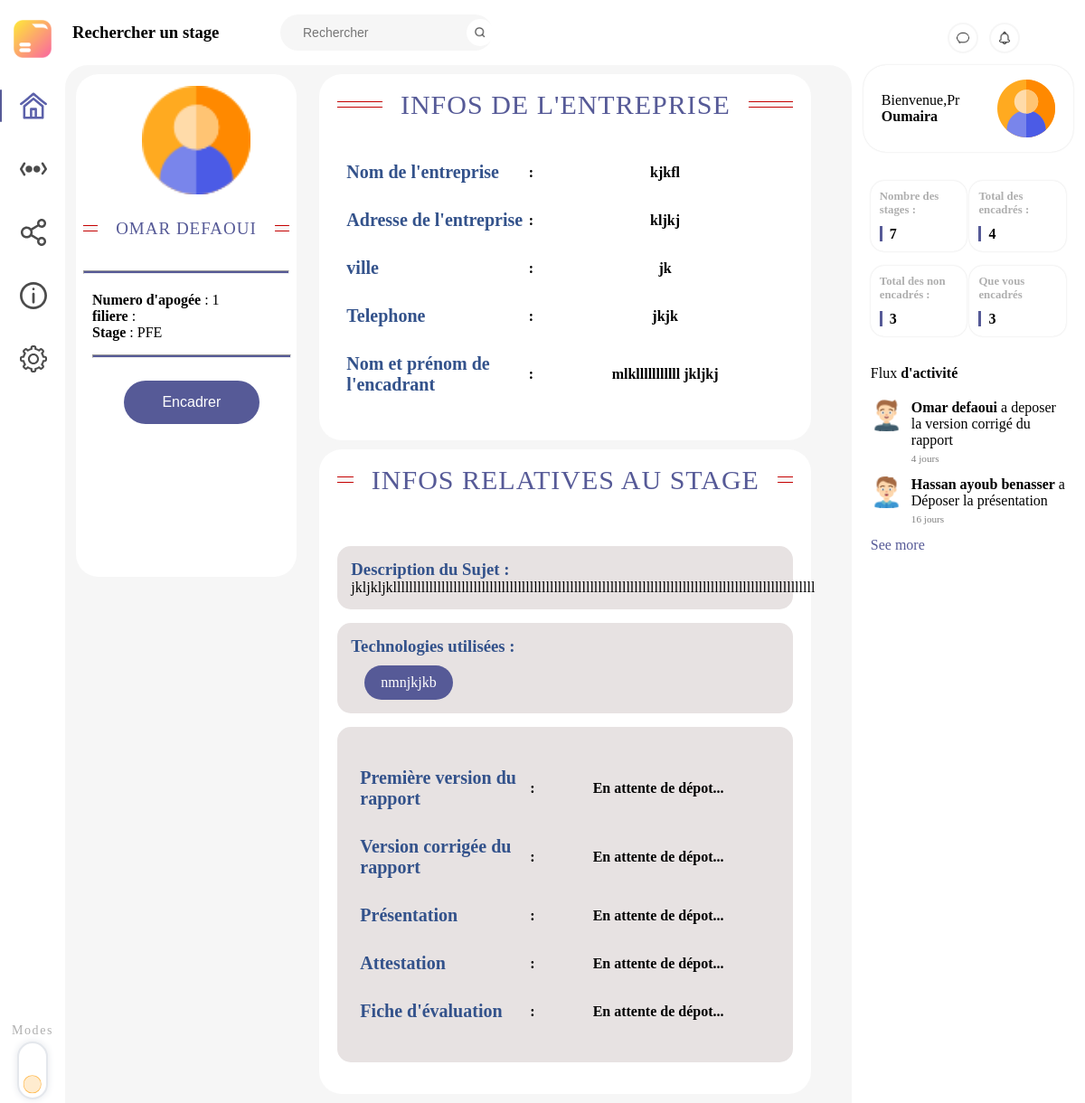
The page /enseignant/visualiser_stage.php?id_stage=10 (signed in) on the database its author committed.
### tables this page shows
CREATE TABLE `etudiant` (
  `id_etudiant` int(15) NOT NULL,
  `prenom` varchar(30) NOT NULL,
  `nom` varchar(30) NOT NULL,
  `email` varchar(50) NOT NULL,
  `code` varchar(25) NOT NULL,
  `photo` varchar(80) DEFAULT NULL,
  `Filière` varchar(25) NOT NULL
);

CREATE TABLE `stage` (
  `id_stage` int(15) NOT NULL,
  `intitule_sujet` varchar(30) DEFAULT NULL,
  `description_sujet` varchar(300) DEFAULT NULL,
  `technologies` varchar(90) DEFAULT NULL,
  `premiere_version` varchar(200) DEFAULT NULL,
  `version_corrige` varchar(200) DEFAULT NULL,
  `presentation` varchar(200) DEFAULT NULL,
  `attestation_stage` varchar(200) DEFAULT NULL,
  `fiche_evalution` varchar(200) DEFAULT NULL,
  `nom_encadrant` varchar(200) DEFAULT NULL,
  `prenom_encardrant` varchar(30) DEFAULT NULL,
  `note` int(10) DEFAULT NULL,
  `est_valide` tinyint(1) DEFAULT 0,
  `type` varchar(10) DEFAULT NULL,
  `id_enseignant` int(20) DEFAULT NULL,
  `id_entreprise` int(20) DEFAULT NULL,
  `id_etudiant` int(20) DEFAULT NULL,
  `duree` int(3) DEFAULT NULL,
  `nom_binome` varchar(20) DEFAULT NULL,
  `prenom_binome` varchar(20) DEFAULT NULL,
  `photo_binome` varchar(80) DEFAULT NULL,
  `creation_date` date DEFAULT NULL
);

CREATE TABLE `entreprise` (
  `id_entreprise` int(20) NOT NULL,
  `nom_entreprise` varchar(30) NOT NULL,
  `adresse` varchar(30) DEFAULT NULL,
  `ville` varchar(30) DEFAULT NULL,
  `tel` varchar(30) DEFAULT NULL
);

CREATE TABLE `enseignant` (
  `id_enseignant` int(20) NOT NULL,
  `prenom_enseignant` varchar(30) NOT NULL,
  `nom_enseignant` varchar(30) NOT NULL,
  `email` varchar(30) NOT NULL,
  `code` varchar(30) NOT NULL,
  `photo` varchar(30) NOT NULL
);

### enseignant/visualiser_stage.php (the view, shortened to what the rows shown need)
<?php
if(isset($_SESSION["id"])){
    include("connexion.php");
    $id_enseignant = $_SESSION["id"];
     $requette1="SELECT *from enseignant where id_enseignant='$id_enseignant'";
     $requette2 = mysqli_query($link,$requette1);
     $requette3 = mysqli_fetch_assoc($requette2);
     $nom=$requette3['nom_enseignant'];
    if(isset($_GET['id_stage'])){
     $id_stage = $_GET['id_stage'];
     $requetteStage = "SELECT * FROM stage WHERE id_stage = $id_stage";
     $resultatStage = mysqli_query($link, $requetteStage);
     $dataStage = mysqli_fetch_assoc($resultatStage);
     $id_stage = $dataStage['id_stage'];
     $description_sujet = $dataStage['description_sujet'];
     $technologies = $dataStage['technologies'];
     $techs = explode(",",$technologies);
     $premiere_version = $dataStage['premiere_version'];
     $version_corrige = $dataStage['version_corrige'];
     $presentation = $dataStage['presentation'];
     $attestation_stage = $dataStage['attestation_stage'];
     $fiche_evalution = $dataStage['fiche_evalution'];
     $nom_encadrant = $dataStage['nom_encadrant'];
     $prenom_encardrant = $dataStage['prenom_encardrant'];
     $type = $dataStage['type'];
     $id_enseignant1 = $dataStage['id_enseignant'];
     $id_entreprise = $dataStage['id_entreprise'];
    $requettestudent= "SELECT *from etudiant where id_etudiant in(select id_etudiant from stage where id_stage=$id_stage) ";
    $resultatstudent = mysqli_query($link,$requettestudent);
    $datastudent = mysqli_fetch_assoc($resultatstudent);
    $filiere =$datastudent['filiere'];
    $nom_etudiant = $datastudent['nom'];
    $prenom_etudiant = $datastudent['prenom'];
    $id_student = $datastudent['id_etudiant'];
         $requetteEntreprise = "SELECT * FROM entreprise WHERE id_entreprise = $id_entreprise";
         $resultatEntreprise = mysqli_query($link, $requetteEntreprise);
         $dataEntreprise = mysqli_fetch_assoc($resultatEntreprise);
             $nom_entreprise = $dataEntreprise['nom_entreprise'];
             $adresse_entreprise = $dataEntreprise['adresse'];
             $ville_entreprise = $dataEntreprise['ville'];
             $tel_entreprise = $dataEntreprise['tel'];
    }}
     else{
         header("location:login.php");
     }
     ?>
<!DOCTYPE html>
<html lang="en">
<head>
    <link rel="stylesheet" href="style_accueil_nav.css">
    <link rel="stylesheet" href="style_visualiser_stage.css">
    <link rel="stylesheet" href="right_section.css">
    <link rel="stylesheet" href="../main_style.css">
</head>
<body>
    <div id="content">
        <main>
                <div class="etudiant">
                    <div class="seven1">
                    <img src="../assets/local_assets/images/user_icon.png" alt="user_icon" class="user_icon">
                    <h2 style="font-family: 'Raleway';"><?php echo $prenom_etudiant.' '. $nom_etudiant ?> </h2>
                    </div>
                 <div class=center>
                 <div class='infor'>
                     <p> <strong> Numero d'apogée</strong> : <?php echo $id_student ?></p>
                     <p> <strong>filiere </strong>: <?php echo $filiere?></p>
                     <p> <strong> Stage</strong> : <?php echo $type ?></p>
                     <?php
                                 if($id_enseignant1== NULL){
                                    echo " <hr class='m'>
                                    <form action='' method='POST'>
                                    <button type='submit' name='encadrer' class='button'>Encadrer</button>
                                    </form>";
                                }
                                ?>
                    </div>
                 </div>
                </div>
                <div class="lefty">
                <div class="entreprise">
                <div class="seven">
                    <h2>Infos de l'entreprise</h2>
                    </div>
                    <table>
                        <tr>
                            <th class="cont">Nom de l'entreprise </th>
                            <th>:</th>
                            <th class="conte"><?php echo $nom_entreprise ?> </th>
                        </tr>
                        <tr>
                            <th class="cont">Adresse de l'entreprise </th>
                            <th>:</th>
                            <th class="conte"><?php echo $adresse_entreprise ?></th>
                        </tr>
                        <tr>
                            <th class="cont">ville </th>
                            <th>:</th>
                            <th class="conte"><?php echo $ville_entreprise ?></th>
                        </tr>
                        <tr>
                            <th class="cont">Telephone</th>
                            <th>:</th>
                            <th class="conte"><?php echo $tel_entreprise ?></th>
                        </tr>
                        <tr>
                            <th class="cont">Nom et prénom de l'encadrant</th>
                            <th>:</th>
                            <th class="conte"><?php echo $nom_encadrant.' '. $prenom_encardrant ?></th>
                        </tr>
                    </table>
                </div>
                <div class="stage">
                    <div class="seven">
                    <h2>Infos relatives au stage</h2>
                    </div>
                    <Div class="description">
                    <h3 class='titles'>Description du Sujet : </h3>
                    <p style=" text-align:justify;"><?php echo $description_sujet ?></p>
                    </Div>
                    <div class="description1">
                        <h3 class="titles">Technologies utilisées :</h3>
                           <?php
                           foreach($techs as $tech){ echo " <div class='techs'> ".$tech." </div>";
                           }
                            ?>
                    </div>
                    <div class="description1">
                    <table>
                        <form action="" method="POST">
                        <tr>
                            <th class="cont">Première version du rapport</th>
                            <th>:</th>
                            <?php
                                $check ="select premiere_version from stage where id_stage='$id_stage'";
                                $check_result = mysqli_query($link,$check);
                                $check_values=mysqli_fetch_assoc($check_result);
                                    if($check_values && $check_values["premiere_version"]!=null) {
                                        echo "<th class='conte'><button type='submit' name='first' class='button1'><a href='../assets/test/$premiere_version' download>Télécharger</button></th>";}
                                    else echo"<th>En attente de dépot...</th>";
                                ?>
                        </tr>
                        <tr>
                            <th class="cont">Version corrigée du rapport</th>
                            <th>:</th>
                            <?php
                                $check ="select version_corrige from stage where id_stage='$id_stage'";
                                $check_result = mysqli_query($link,$check);
                                $check_values=mysqli_fetch_assoc($check_result);
                                    if($check_values && $check_values["version_corrige"]!=null) {
                                        echo "<th class='conte'> <button type='submit' name='second' class='button1'><a href='../assets/test/$version_corrige' download>Télécharger </button></th>";}
                                    else echo"<th>En attente de dépot...</th>";
                                ?>
                        </tr>
                        <tr>
                            <th class="cont">Présentation</th>
                            <th>:</th>
                            <?php
                                $check ="select presentation from stage where id_stage='$id_stage'";
                                $check_result = mysqli_query($link,$check);
                                $check_values=mysqli_fetch_assoc($check_result);
                                    if($check_values && $check_values["presentation"]!=null) {
                                        echo "<th class='conte'> <button type='submit' name='third' class='button1'><a href='../assets/test/$presentation' download>Télécharger </button></th>";}
                                    else echo"<th>En attente de dépot...</th>";
                                ?>
                        </tr>
                        <tr>
                            <th class="cont">Attestation</th>
                            <th>:</th>
                            <?php
                                $check ="select attestation_stage from stage where id_stage='$id_stage'";
                                $check_result = mysqli_query($link,$check);
                                $check_values=mysqli_fetch_assoc($check_result);
                                    if($check_values && $check_values["attestation_stage"]!=null) {
                                        echo "<th class='conte'> <button type='submit' name='fourth' class='button1'><a href='../assets/test/$attestation_stage' download>Télécharger </button></th>";}
                                    else echo"<th>En attente de dépot...</th>";
                                ?>
                        </tr>
                        <tr>
                            <th class="cont">Fiche d'évaluation</th>
                            <th>:</th>
                            <?php
                                $check ="select fiche_evalution from stage where id_stage='$id_stage'";
                                $check_result = mysqli_query($link,$check);
                                $check_values=mysqli_fetch_assoc($check_result);
                                    if($check_values && $check_values["fiche_evalution"]!=null) {
                                        echo "<th class='conte'> <button type='submit' name='fourth' class='button1'><a href='../assets/test/$fiche_evalution' download>Télécharger </button></th>";}
                                    else echo"<th>En attente de dépot...</th>";
                                ?>
                        </tr>
                        </form>
                    </table>
                    </div>
                </div>
            </div>
        </main>
        <aside id="right_side">
            <div id="hello_container">
                <p>Bienvenue,Pr <br><b><?php echo  $nom ?></b></p>
            </div>
        </aside>
    </div>
</body>
</html>

### rows shown on the page
etudiant: prenom "OMAR", nom "DEFAOUI", id_etudiant "1"
stage: type "PFE", nom_encadrant "mlklllllllllll", prenom_encardrant "jkljkj", description_sujet "jkljkljklllllllllllllllllllllllllllllllllllllllllllllllllllllllllllllllllllllllllllllllllllllllllllllllllllllllll", technologies "nmnjkjkb"
entreprise: nom_entreprise "kjkfl", adresse "kljkj", ville "jk", tel "jkjk"
enseignant: nom_enseignant "Oumaira"

### other values the page prints
$n1 "7"
$n1-$n2 "4"
$n2 "3"
$n3 "3"
